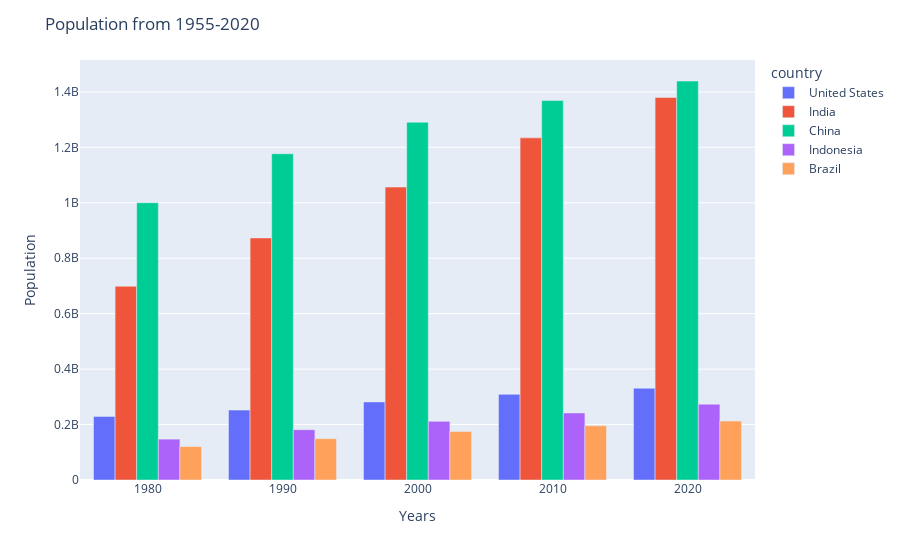

The code cell stored with this chart in its notebook:
### Code cell
df_pivot_sample.plot.bar().update_layout(
    xaxis_title='Years',
    yaxis_title='Population',
    barmode='group',
    title='Population from 1955-2020'
)

### Figure 1 — Plotly figure (JSON) as saved in the notebook; plotly's stock layout.template omitted (floating-point values rounded to 4 significant figures)
{"data": [{"hovertemplate": "country=United States<br>year=%{x}<br>value=%{y}<extra></extra>", "legendgroup": "United States", "marker": {"color": "#636efa", "pattern": {"shape": ""}}, "name": "United States", "orientation": "v", "showlegend": true, "textposition": "auto", "type": "bar", "x": [1980.0, 1990.0, 2000.0, 2010.0, 2020.0], "xaxis": "x", "y": [229500000.0, 252100000.0, 281700000.0, 309000000.0, 331000000.0], "yaxis": "y"}, {"hovertemplate": "country=India<br>year=%{x}<br>value=%{y}<extra></extra>", "legendgroup": "India", "marker": {"color": "#EF553B", "pattern": {"shape": ""}}, "name": "India", "orientation": "v", "showlegend": true, "textposition": "auto", "type": "bar", "x": [1980.0, 1990.0, 2000.0, 2010.0, 2020.0], "xaxis": "x", "y": [699000000.0, 873300000.0, 1057000000.0, 1234000000.0, 1380000000.0], "yaxis": "y"}, {"hovertemplate": "country=China<br>year=%{x}<br>value=%{y}<extra></extra>", "legendgroup": "China", "marker": {"color": "#00cc96", "pattern": {"shape": ""}}, "name": "China", "orientation": "v", "showlegend": true, "textposition": "auto", "type": "bar", "x": [1980.0, 1990.0, 2000.0, 2010.0, 2020.0], "xaxis": "x", "y": [1000000000.0, 1177000000.0, 1291000000.0, 1369000000.0, 1439000000.0], "yaxis": "y"}, {"hovertemplate": "country=Indonesia<br>year=%{x}<br>value=%{y}<extra></extra>", "legendgroup": "Indonesia", "marker": {"color": "#ab63fa", "pattern": {"shape": ""}}, "name": "Indonesia", "orientation": "v", "showlegend": true, "textposition": "auto", "type": "bar", "x": [1980.0, 1990.0, 2000.0, 2010.0, 2020.0], "xaxis": "x", "y": [147400000.0, 181400000.0, 211500000.0, 241800000.0, 273500000.0], "yaxis": "y"}, {"hovertemplate": "country=Brazil<br>year=%{x}<br>value=%{y}<extra></extra>", "legendgroup": "Brazil", "marker": {"color": "#FFA15A", "pattern": {"shape": ""}}, "name": "Brazil", "orientation": "v", "showlegend": true, "textposition": "auto", "type": "bar", "x": [1980.0, 1990.0, 2000.0, 2010.0, 2020.0], "xaxis": "x", "y": [120700000.0, 149000000.0, 174800000.0, 195700000.0, 212600000.0], "yaxis": "y"}], "layout": {"barmode": "group", "legend": {"title": {"text": "country"}, "tracegroupgap": 0}, "margin": {"t": 60}, "title": {"text": "Population from 1955-2020"}, "xaxis": {"anchor": "y", "domain": [0, 1], "title": {"text": "Years"}}, "yaxis": {"anchor": "x", "domain": [0, 1], "title": {"text": "Population"}}}}
